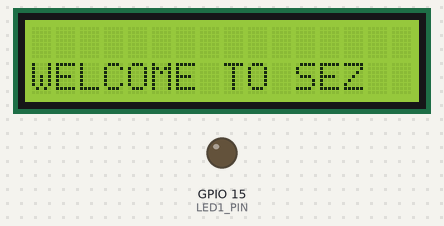
A sketch run on a simulated ESP32. Parts: 16×2 character LCD, output pins drawn as LEDs (lit = HIGH). WiFi joins after 1.5 s; servers stay silent unless stated; random numbers use the default seed unless the sketch sets one; the Firebase database answers and starts empty; what the sketch prints to the serial monitor is not drawn.

Above: at 0.1 s.
At 3.1 s:
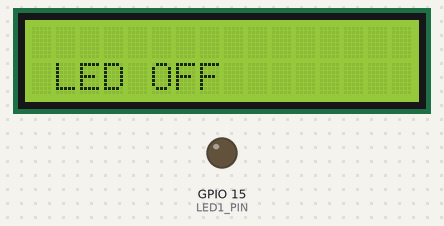

The sketch:

esp32.ino
```cpp
#include <WiFi.h>
#include <Firebase_ESP_Client.h>
#include "addons/TokenHelper.h"
#include "addons/RTDBHelper.h"
#include <LiquidCrystal_I2C.h>

#define WIFI_SSID "SSID"
#define WIFI_PASSWORD "PASSWORD"
#define API_KEY "ApI key"
#define DATABASE_URL "url"

#define LED1_PIN 15
#define LDR_PIN 36
#define PWMChannel 0

int lcdColumns = 16;
int lcdRows = 2;

const int resolution = 8;
LiquidCrystal_I2C lcd(0x21, lcdColumns, lcdRows);
FirebaseData fbdo;
FirebaseAuth auth;
FirebaseConfig config;

unsigned long sendDataPrevMillis = 0;
bool signupOK = false;
int ldrData = 0;
float voltage = 0.0;

int pwmValue = 0;
bool ledStatus = false;

void setup()
{
  int freq = 5000;

  ledcSetup(PWMChannel, freq, resolution);
  ledcAttachPin(LED1_PIN, PWMChannel);
  lcd.init();
  lcd.backlight();

  Serial.begin(115200);

  lcd.setCursor(0, 1);
  lcd.print("WELCOME TO SEZ");
  delay(1000);
  lcd.clear();

  WiFi.mode(WIFI_STA);
  WiFi.begin(WIFI_SSID, WIFI_PASSWORD);
  Serial.print("Connecting to Wi-Fi");

  while (WiFi.status() != WL_CONNECTED)
  {
    Serial.print(".");
    delay(300);
  }

  Serial.println();
  Serial.print("Connected with IP: ");
  Serial.println(WiFi.localIP());

  config.api_key = API_KEY;
  config.database_url = DATABASE_URL;

  if (Firebase.signUp(&config, &auth, "", ""))
  {
    Serial.println("Sign up successful");
    signupOK = true;
  }
  else
  {
    Serial.println(config.signer.signupError.message.c_str());
  }

  config.token_status_callback = tokenStatusCallback;
  Firebase.begin(&config, &auth);
  Firebase.reconnectWiFi(true);
}

void loop()
{
  // Check if Wi-Fi is disconnected
  if (WiFi.status() != WL_CONNECTED)
  {
    // Wi-Fi is disconnected, turn off the LED
    ledcWrite(PWMChannel, 0);
    lcd.clear();
    lcd.setCursor(0, 0);
    lcd.print("WIFI DISCONNECTED");
    delay(300);
    lcd.clear();
    lcd.setCursor(0, 1);
    lcd.print("MOTOR OFF");
    delay(300);

    // Update Wi-Fi disconnected status in Firebase
    if (Firebase.RTDB.setInt(&fbdo, "LED/wifi_status", 0))
    {
      Serial.println("Wi-Fi status updated to 0 (disconnected)");
    }
    else
    {
      Serial.println("Failed to update Wi-Fi status in Firebase: " + fbdo.errorReason());
    }

    // Update LED status in Firebase
    if (Firebase.RTDB.setInt(&fbdo, "LED/led_status", 0))
    {
      Serial.println("LED status updated to 0 (off)");
    }
    else
    {
      Serial.println("Failed to update LED status in Firebase: " + fbdo.errorReason());
    }

    return;
  }

  lcd.setCursor(0, 0);

  // Send data to Firebase every 5 seconds
  if (Firebase.ready() && signupOK && (millis() - sendDataPrevMillis > 5000 || sendDataPrevMillis == 0))
  {
    sendDataPrevMillis = millis();

    ldrData = random(1, 1000);
    voltage = ldrData * 5.0 / 4095.0;

    if (Firebase.RTDB.setInt(&fbdo, "LED/ldr_data", ldrData))
    {
      Serial.println();
      Serial.print(ldrData);
      Serial.print("...successfully saved to: " + fbdo.dataPath());
      Serial.println("(" + fbdo.dataType() + ")");
    }
    else
    {
      Serial.println("FAILED: " + fbdo.errorReason());
    }

    if (Firebase.RTDB.setFloat(&fbdo, "LED/voltage", voltage))
    {
      Serial.println();
      Serial.print(voltage);
      Serial.print("...successfully saved to: " + fbdo.dataPath());
      Serial.println("(" + fbdo.dataType() + ")");
    }
    else
    {
      Serial.println("FAILED: " + fbdo.errorReason());
    }
  }

  if (Firebase.RTDB.getInt(&fbdo, "LED/analog"))
  {
    if (fbdo.dataType() == "string")
    {
      String pwmString = fbdo.stringData();
      pwmValue = pwmString.toInt();
      Serial.println("Successful READ From " + fbdo.dataPath() + ": " + pwmValue + " (" + fbdo.dataType() + ")");
      ledcWrite(PWMChannel, pwmValue);
      ledStatus = true;
    }

    // Check if PWM value is 255
    if (pwmValue == 255)
    {
      lcd.clear();
      lcd.setCursor(1, 1);
      lcd.print("LED  ON");
    }
    else
    {
      lcd.clear();
      lcd.setCursor(1, 1);
      lcd.print("LED OFF");
    }
  }

  if (ledStatus)
  {
    ledcWrite(PWMChannel, pwmValue);
  }
}
```
